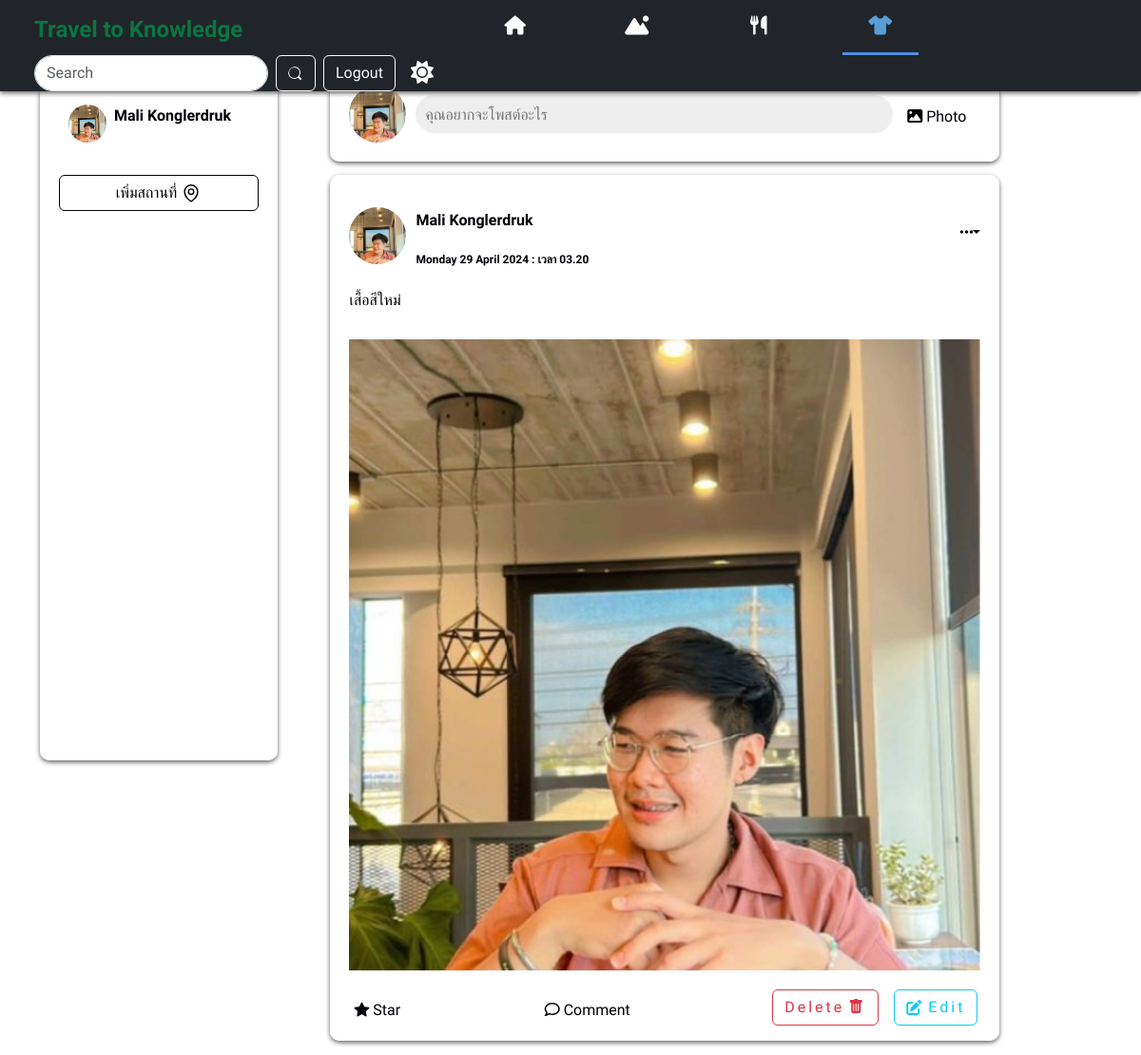
Page /clothing.php (signed in) on the committed database.
### tables this page shows
CREATE TABLE `users` (
  `id` int(10) NOT NULL,
  `userid` bigint(19) NOT NULL,
  `url_address` varchar(100) NOT NULL,
  `email` varchar(255) NOT NULL,
  `password` varchar(255) NOT NULL,
  `first_name` varchar(255) NOT NULL,
  `last_name` varchar(255) NOT NULL,
  `urole` varchar(255) NOT NULL,
  `profile_image` varchar(1000) NOT NULL,
  `cover_image` varchar(1000) NOT NULL,
  `created_at` timestamp NOT NULL DEFAULT current_timestamp() ON UPDATE current_timestamp()
);

CREATE TABLE `posts` (
  `id` bigint(19) NOT NULL,
  `postid` bigint(19) NOT NULL,
  `user_id` bigint(19) NOT NULL,
  `post` text NOT NULL,
  `image` varchar(500) NOT NULL,
  `comments` int(11) NOT NULL,
  `category` varchar(255) NOT NULL,
  `likes` int(11) NOT NULL,
  `has_image` tinyint(1) NOT NULL,
  `date` timestamp NOT NULL DEFAULT current_timestamp() ON UPDATE current_timestamp(),
  `is_profile_image` tinyint(1) NOT NULL,
  `is_cover_image` tinyint(1) NOT NULL
);

### image.php (called while the page is built, shortened)
<?php
class Image
{
    public function get_thumb_profile($filename)
    {
        $thumbnail = $filename . "_profile_thumb.jpg";
        if(file_exists( $thumbnail))
        {
            return  $thumbnail;
        }
    }
    public function get_thumb_post($filename)
    {
        $thumbnail = $filename . "_post_thumb.jpg";
        if(file_exists( $thumbnail))
        {
            return  $thumbnail;
        }
    }
}

### post.php (called while the page is built, shortened)
<?php
require_once 'config/db.php';
require_once 'user.php';
class Post
{
    public function i_own_post($postid,$user_login)
    {
        global $conn;
        $query = $conn->prepare("SELECT * FROM posts WHERE postid = :postid  LIMIT 1");
        $query->bindParam(":postid", $postid,PDO::PARAM_INT);
        $query->execute();
        $result = $query->fetch(PDO::FETCH_ASSOC);
        if(is_array($result))
        {
            if($result['user_id'] == $user_login)
            {
                return true;
            }
        }
        return false;
    }
    public function getAllPosts()
{
    global $conn;
    $query = $conn->prepare("SELECT * FROM posts ORDER BY date DESC");
    $query->execute();
    $result = $query->fetchAll(PDO::FETCH_ASSOC);
    return $result;
}
}

### user.php (called while the page is built, shortened)
<?php
require_once 'config/db.php';
class User
{
public function getUsers($id)
{
    global $conn;
    $query = $conn->prepare("SELECT * FROM users WHERE userid = :id LIMIT 1");
    $query->bindParam(":id", $id, PDO::PARAM_INT);
    $query->execute();
    $result = $query->fetch(PDO::FETCH_ASSOC);
    if ($result) {
        return $result;
    } else {
        return false;
    }
}
}
?>

### clothing.php (the view, shortened to what this page needs)
<?php
require_once 'autoload.php';
include "header.php";
?>
<body class="backgrounds">
    <header class="pt-1 px-4 w-100 navbar-expand-xl bg-dark shadows fixed-top">
        <?php
        if (isset($_SESSION['user_login'])) {
            $user_session_id = $_SESSION['user_login'];
            $stmt = $conn->prepare("SELECT * FROM users WHERE id = :user_session_id");
            $stmt->bindParam(':user_session_id', $user_session_id);
            $stmt->execute();
            $row = $stmt->fetch(PDO::FETCH_ASSOC);
        } else {
            $_SESSION['error'] = 'กรุณาเข้าสู่ระบบ!!';
            header('location: login.php');
            exit();
        }
        $post = new Post();
        $posts = $post->getAllPosts();
        ?>
        <div class="container-fluid d-flex flex-wrap align-items-center justify-content-center justify-content-sm-start justify-content-start ">
            <div class="logo text-left col-12 col-lg-auto"><a href="./main.php" class="nav-link">Travel to Knowledge</a></div>
            <ul class="nav col-12 col-lg-auto me-lg-auto mb-2 justify-content-center mb-md-0 navbars">
                <li><a href="./main.php" class="nav-link px-2 <?php echo basename($_SERVER['PHP_SELF']) == 'main.php' ? 'active' : ''; ?>"><i class="fa fa-home"></i></a></li>
                <li><a href="./travel.php" class="nav-link px-2 <?php echo basename($_SERVER['PHP_SELF']) == 'travel.php' ? 'active' : ''; ?>"><i class="fa-solid fa-mountain-sun"></i></a></li>
                <li><a href="./foodpage.php" class="nav-link px-2 <?php echo basename($_SERVER['PHP_SELF']) == 'foodpage.php' ? 'active' : ''; ?>"><i class="fa-solid fa-utensils"></i></a></li>
                <li><a href="./clothing.php" class="nav-link px-2 <?php echo basename($_SERVER['PHP_SELF']) == 'clothing.php' ? 'active' : ''; ?>"><i class="fa-solid fa-shirt"></i></a></li>
            </ul>
            <div class="collapse navbar-collapse w-auto " id="navbarSupportedContent">
                <form class="d-flex mt-3 mt-lg-0 ms-auto" role="search">
                    <input class="form-control me-2 rounded-pill" type="search" placeholder="Search" aria-label="Search">
                    <button class="btn btn-outline-light me-2" type="submit"></button>
                </form>
                <div class="text-center">
                    <button type="button" class="btn btn-outline-light"><a class="nav-link" href="./logout.php" id="logout">Logout</a></button>
                </div>
                <div class="icon text-white me-2 px-3"><i class="fa-solid fa-sun" id="theme"></i></div>
            </div>
        </div>
    </header>
    <div class="container ">
    <div class="left-panel">
            <ul>
                <li>
                    <div class="dp">
                        <?php
                        $corner_image = "images/istockphoto-1337144146-612x612.jpg";
                        if (file_exists($row['profile_image'])) {
                            $image_class = new Image();
                            $corner_image = $image_class->get_thumb_profile($row['profile_image']);
                        }
                        ?>
                        <img src="<?php echo $corner_image ?>" id="profile_pic">
                    </div>
                    <a href="./Profilepage.php" class="nav-link ms-2">
                        <p style="font-weight:700;"><?php echo $row['first_name'] . " " . $row['last_name'] ?></p>
                    </a>
                </li>
                <div class="mt-3">
                <button class="btn location btn-outline-light w-100 mt-2" data-bs-target="#AddlocationModal"
                    data-bs-toggle="modal" data-bs-dismiss="modal">
                    <div class="icons h-25 w-100 d-flex align-items-center justify-content-center">
                        <div class="text-center" style="font-size:16px;">เพิ่มสถานที่</div>
                    </div>
                </button>
            </div>
            </ul>
        </div>
        <div class="container-post">
            <div class="post create" style="margin-top:70px;">
                <div class="post-top">
                    <div class="dp">
                        <img src="<?php echo $corner_image ?>" type="images" alt="">
                    </div>
                    <input type="text" placeholder="คุณอยากจะโพสต์อะไร" data-bs-toggle="modal" data-bs-target="#postModal" readonly style="cursor: pointer;" />
                </div>
                <div class="post-bottom">
                    <div class="action mx-auto">
                        <i class="fa fa-image"></i>
                        <span>Photo</span>
                    </div>
                </div>
            </div>
            </div>
            <?php
           $stmt = $conn->prepare("SELECT * FROM posts WHERE category = :category ORDER BY date DESC");
           $stmt->bindParam(':category', $category);
           $stmt->execute();
           $posts = $stmt->fetchAll(PDO::FETCH_ASSOC);
           foreach ($posts as $ROW) {
               $user = new User();
               $ROW_USER = $user->getUsers($ROW['user_id']);
               include 'function.php';
           }
            ?>
        </div>
</body>
</html>

### function.php (shortened to what this page needs)
<?php
require_once 'autoload.php';
if (isset($_SESSION['user_login'])) {
  $user_session_id = $_SESSION['user_login'];
  $stmt = $conn->prepare("SELECT * FROM users WHERE id = :user_session_id");
  $stmt->bindParam(':user_session_id', $user_session_id);
  $stmt->execute();
  $row = $stmt->fetch(PDO::FETCH_ASSOC);
  if ($row) {
    $user_id = $row['userid'];
  } else {
    $_SESSION['error'] = 'ผู้ใช้ไม่ถูกต้อง';
    header('location: logout.php');
    exit();
  }
} else {
  $_SESSION['error'] = 'กรุณาเข้าสู่ระบบ!!';
  header('location: login.php');
  exit();
}
?>
<div class="post">
  <?php
  $image = "images/istockphoto-1337144146-612x612.jpg";
  if (file_exists($row['profile_image'])) {
    $image_class = new Image();
    $image = $image_class->get_thumb_profile($row['profile_image']);
  }
  if (file_exists($ROW_USER['profile_image'])) {
    $image = $image_class->get_thumb_profile($ROW_USER['profile_image']);
  }
  ?>
  <div class="post-top">
    <div class="mt-2 dp">
      <img class="img-fluid col-sm-12 col-md col-lg col-xl" src="<?php echo $image ?>" type="images" alt="">
    </div>
    <div class="post-info">
    <p class="name font-weight-bolder mt-3">
        <a href="./Profilepage.php" class="nav-link">
            <?php echo $ROW_USER['first_name'] . " " . $ROW_USER['last_name'] ?>
        </a>
    </p>
    <span class="time">
        <?php
        $timestamp = strtotime($ROW['date']);
        $formattedDate = strftime(' %A %e %B %Y : เวลา %H.%M', $timestamp);
        echo $formattedDate;
        ?>
      </span>
</div>
    <i class="fas fa-ellipsis-h dropdown-toggle" id="dropdownMenuButton1" data-bs-toggle="dropdown"
      aria-expanded="false"></i>
  </div>
  <div class="post-content">
    <?php echo $ROW['post'] ?>
    <br><br>
    <?php
    if (file_exists($ROW['image'])) {
      $image_class = new Image();
      $post_image = $image_class->get_thumb_post($ROW['image']);
      echo "<img src='$post_image' style='width:100%;'/>";
    }
    ?>
  </div>
  <div class="post-bottom">
    <div class="action">
      <i class="bi bi-star-fill"></i>
      <span>Star</span>
    </div>
    <div class="action">
      <i class="far fa-comment"></i>
      <span>Comment</span>
    </div>
    <div class="containericon d-flex align-content-center">
      <?php
      $post = new Post();
      if ($post->i_own_post($ROW['postid'], $user_id)) {
        echo "
        <a href='delete.php?id=$ROW[postid]'class='btn-post btn btn-outline-danger mx-2 d-flex edit-btn'>
        <div  style='font-size: 16px;'>Delete</div>
        <i class='bi bi-trash-fill  '></i>
        </a>
        <a href='edit.php?id=$ROW[postid]'class='btn-post d-flex btn btn-outline-info mx-2 edit-btn' style='text-decoration: none;'>
        <i class='fa-solid fa-pen-to-square '></i>
        <div  style='font-size: 16px;'>Edit</div>
        </a>
        ";
      }
      ?>
    </div>
  </div>
</div>

### style/main.css (style rules this page uses)
* { margin: 0; padding: 0; box-sizing: border-box; font-family: "Prompt", sans-serif; }
.backgrounds { background-color: var(--primary-color); }
ul li { padding-left: 3rem; }
.icon { font-size: 1.5rem; cursor: pointer; }
.shadows { box-shadow: 0px 2px 5px rgb(100, 96, 96); }
:root { --primary-color: #fff; --secondary-color: #000106; }
.light-theme { --primary-color: #eee; --secondary-color: #000106; --three-color: #fffffff8; --four-color: #817f7f; }
.navbars li a { width: 5rem; text-align: center; font-size: 1.25rem; color: white; height: 3.4rem; }
.navbars li a.active { color: rgb(87, 157, 214); position: relative; }
.navbars li a.active::after { content: ""; width: 100%; height: 3px; position: absolute; bottom: 0; left: 0; background: rgb(83, 142, 230); }
.logo { font-family: "Kavoon", cursive; font-size: 1.5rem; color: #0b7542; align-items: center; text-align: center; text-decoration: solid; font-weight: bold; margin-right: auto; }
.post-content img { max-width: 100%; height: auto; }
.container { display: grid; grid-template-columns: 1fr 3fr; gap: 1rem; }
.container .left-panel { position: sticky; top: 70px; width: 250px; height: calc(100vh - 70px); }
.left-panel { color: var(--secondary-color); position: fixed; top: 70px; width: 250px; height: calc(100vh - 70px); background-color: var(--three-color); padding: 20px; box-shadow: 0px 2px 5px rgb(100, 96, 96); border-radius: 10px; margin-top: 4.375rem; }
.dp { width: 40px; height: 40px; border-radius: 50%; overflow: hidden; }
.dp > img { width: 100%; cursor: pointer; }
.left-panel ul { padding: 10px 0px; list-style: none; }
.left-panel ul li { display: flex; align-items: center; transition: 0.3s; border-radius: 5px; cursor: pointer; padding: 10px; }
#navbarSupportedContent { flex-grow: 0; }
.bi { cursor: pointer; border-radius: 8px; transition: background-color 0.3s; }
button { font-size: 16px; }
button .icon { width: 22px; height: 22px; }
.btn.location { color: var(--secondary-color); border: 1px solid var(--secondary-color); }
button .icons { gap: 4px; }

### style/post.css (style rules this page uses)
:root { --primary-color: #fff; --secondary-color: #000106; }
.light-theme { --primary-color: #ffffff; --secondary-color: #000106; --three-color: #fffffff8; --four-color: #817f7f; }
.post { width: 44rem; background:var(--three-color); border-radius:10px; padding:10px; margin:0.9rem; box-shadow: 0px 2px 5px rgb(100, 96, 96); }
.post .post-top { display:flex; align-items: center; padding:10px; }
.post .post-top .dp { width:60px; height:60px; border-radius: 50%; overflow:hidden; }
.post .post-top .dp > img { width:100%; cursor:pointer; }
.post .post-top .post-info { margin-left:10px; font-weight: bold; }
.post .post-top .post-info .name { cursor:pointer; font-size:16px; }
.post .post-top .post-info .time { font-size:12px; cursor:pointer; }
.post .post-top i { margin-left:auto; cursor: pointer; color: var(--secondary-color); }
.post .post-top > input { height:40px; padding:5px 10px; border-radius:25px; outline:none; border:none; flex:1; background:#eee; margin-left:10px; }
.post .post-content { font-size:16px; font-weight:normal; padding:10px; }
.post .post-content > img { width:100%; margin:5px 0px; }
.post .post-bottom { box-shadow: 1px solid #ddd; display:flex; justify-content: space-between; padding:5px 5px 0px 5px; color: var(--secondary-color); }
.post .post-bottom .action { padding:10px; border-radius:10px; transition: .3s ease-in; cursor: pointer; }
.post.create .post-bottom > .action { color:var(--secondary-color); }
.post-info { color: var(--secondary-color); }
.post-content { color: var(--secondary-color); }
.edit-btn { height: 38px; justify-content: center; display: flex; align-items: center; }
.btn-post>i { font-size: 16px; }
.btn-post { align-items: center; justify-content: center; gap: 2px; }

### style/changeprofile.css (style rules this page uses)
* { margin: 0; padding: 0; box-sizing: border-box; }
.bi { cursor: pointer; border-radius: 8px; transition: background-color 0.3s; }

### function.php (style rules this page uses)
* { margin: 0; padding: 0; box-sizing: border-box; font-family: "Prompt", sans-serif; }
.edit-btn { height: 38px; display: flex; justify-content: center; align-items: center; gap: 4px; letter-spacing:3px; }

### rows in the picture
users: profile_image (picture), first_name "Mali", last_name "Konglerdruk"
posts: users.profile_image (picture), users.first_name "Mali", users.last_name "Konglerdruk", date "Monday 29 April 2024 : เวลา 03.20", post "เสื้อสีใหม่", image (picture)
